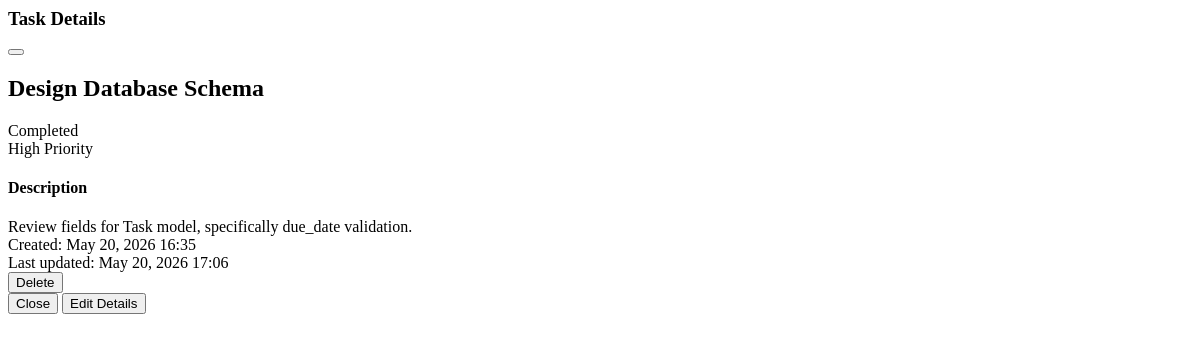
/2/detail/, run on an earlier commit of the app's database.
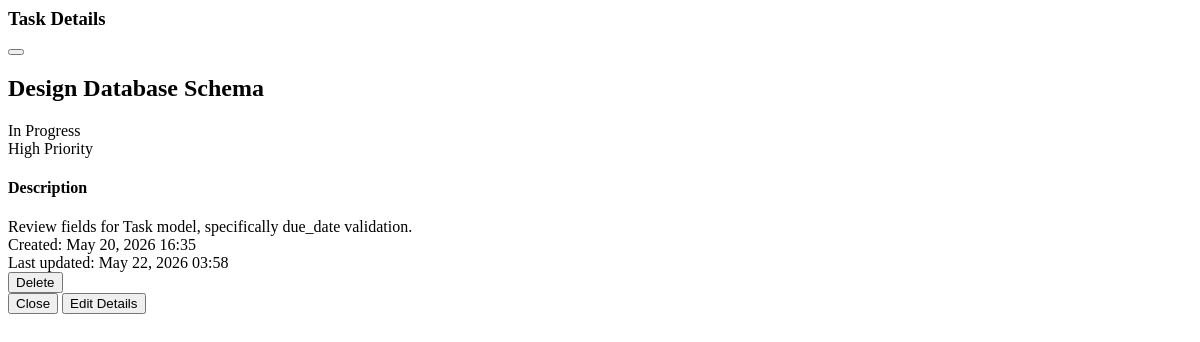
And on a later commit of the database.
### tasks/models.py (models this page shows, shortened)
class Task(models.Model):
    STATUS_CHOICES = [
        ('todo', 'To Do'),
        ('in_progress', 'In Progress'),
        ('completed', 'Completed'),
    ]
    PRIORITY_CHOICES = [
        ('low', 'Low'),
        ('medium', 'Medium'),
        ('high', 'High'),
    ]
    title = models.CharField(max_length=200)
    description = models.TextField(blank=True, default='')
    status = models.CharField(max_length=20, choices=STATUS_CHOICES, default='todo')
    priority = models.CharField(max_length=10, choices=PRIORITY_CHOICES, default='medium')
    due_date = models.DateField(null=True, blank=True)
    created_at = models.DateTimeField(auto_now_add=True)
    updated_at = models.DateTimeField(auto_now=True)
    class Meta:
        ordering = ['due_date', '-priority', '-created_at']

### tasks/views.py (the view)
# urls.py: path('<int:pk>/detail/', views.task_detail, name='detail'),
def task_detail(request, pk):
    task = get_object_or_404(Task, pk=pk)
    return render(request, 'tasks/partials/task_detail.html', {'task': task})

### tasks/templates/tasks/partials/task_detail.html (shortened to what the changed rows need)
<div class="p-6 space-y-6 max-h-[70vh] overflow-y-auto custom-scrollbar">
    <div>
        <h2 class="text-xl font-outfit font-extrabold text-slate-100 leading-snug">
            {{ task.title }}
        </h2>
    </div>
    <div class="flex flex-wrap items-center gap-3">
        <div>
            {% if task.status == 'todo' %}
                <span class="inline-flex items-center gap-1.5 px-3 py-1 rounded-full text-xs font-semibold bg-amber-500/10 text-amber-400 border border-amber-500/20">
                    <span class="h-1.5 w-1.5 rounded-full bg-amber-400"></span> To Do
                </span>
            {% elif task.status == 'in_progress' %}
                <span class="inline-flex items-center gap-1.5 px-3 py-1 rounded-full text-xs font-semibold bg-blue-500/10 text-blue-400 border border-blue-500/20">
                     In Progress
                </span>
            {% else %}
                <span class="inline-flex items-center gap-1.5 px-3 py-1 rounded-full text-xs font-semibold bg-emerald-500/10 text-emerald-400 border border-emerald-500/20">
                     Completed
                </span>
            {% endif %}
        </div>
    </div>
    <div class="space-y-2 border-t border-slate-800/60 pt-5">
        <h4 class="text-xs font-bold text-slate-400 uppercase tracking-wider">Description</h4>
        <div class="text-sm text-slate-350 leading-relaxed whitespace-pre-wrap">
            {% if task.description %}
                {{ task.description }}
            {% else %}
                <span class="text-slate-500 italic">No description provided for this task.</span>
            {% endif %}
        </div>
    </div>
    <div class="border-t border-slate-800/60 pt-5 flex flex-col sm:flex-row items-start sm:items-center justify-between gap-2 text-[10px] text-slate-500">
        <div>Created: {{ task.created_at|date:"M d, Y H:i" }}</div>
        <div>Last updated: {{ task.updated_at|date:"M d, Y H:i" }}</div>
    </div>
</div>

What changed in the data, as far as the page shows it:
changed Task "Design Database Schema": status "completed" → "in_progress" (drawn); updated_at "May 20, 2026 17:06" → "May 22, 2026 03:58"
Also different on the page:
text no longer shown: "Completed"
text now shown: "In Progress"
